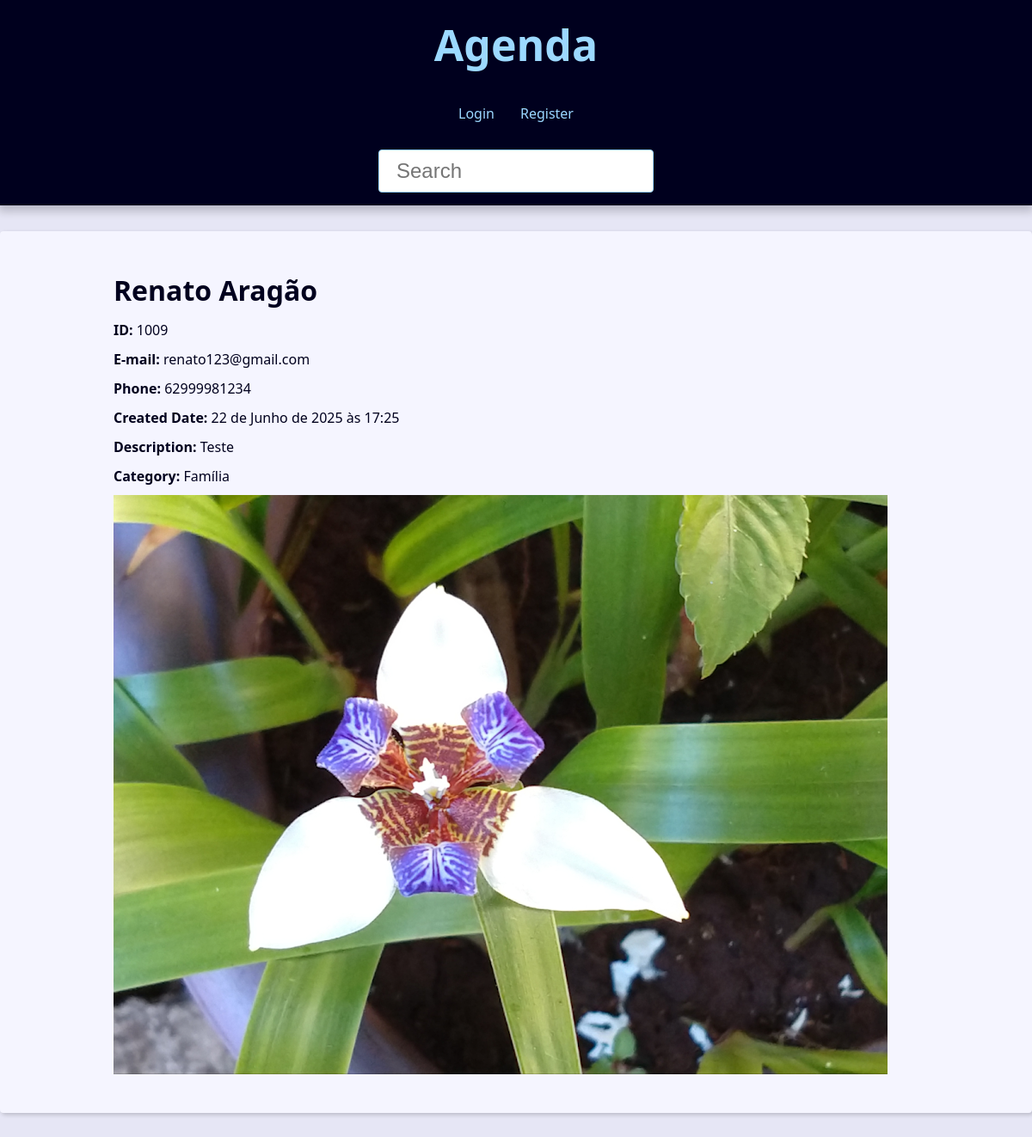
The page /contact/1009/ on the database its author committed.
### contact/models.py (models this page shows, shortened)
class Contact(models.Model):
    first_name = models.CharField(max_length=50)
    last_name = models.CharField(max_length=50, blank=True)
    phone = models.CharField(max_length=50)
    email = models.EmailField(max_length=254, blank=True)
    created_date = models.DateTimeField(default=timezone.now)
    description = models.TextField(blank=True)
    show = models.BooleanField(default=True)
    picture = models.ImageField(blank=True, null=True, upload_to='pictures/%Y/%m/')
    category = models.ForeignKey(
        Category,
        on_delete=models.SET_NULL,
        blank=True, null=True
    )
    owner = models.ForeignKey(
        User,
        on_delete=models.SET_NULL,
        blank=True, null=True
    )

class Category(models.Model):
    class Meta:
        verbose_name = 'Category'
        verbose_name_plural = 'Categories'
    name = models.CharField(max_length=50)

### contact/views/contact_views.py (the view)
# urls.py: path('contact/<int:contact_id>/', views.contact, name='contact'),
def contact(request, contact_id):
    single_contact = get_object_or_404(
        Contact, pk=contact_id, show=True
    )
    site_title = f'{single_contact.first_name} {single_contact.last_name} - '
    context = {
        'contact': single_contact,
        'site_title': site_title
    }
    return render(
        request,
        'contact/contact.html',
        context
    )

### contact/templates/contact/contact.html (shortened to what this page needs)
{% extends 'global/base.html' %}
{% block content %}
  <div class="single-contact">
    <h1 class="single-contact-name">
      {{ contact.first_name }} {{ contact.last_name }}
    </h1>
    <p><b>ID:</b> {{ contact.id }}</p>
    <p><b>E-mail:</b> {{ contact.email }}</p>
    <p><b>Phone:</b> {{ contact.phone }}</p>
    <p><b>Created Date:</b> {{ contact.created_date }}</p>
    <p><b>Description:</b> {{ contact.description }}</p>
    <p><b>Category:</b> {{ contact.category.name }}</p>
    {% if contact.picture %}
      <p>
        <img src="{{ contact.picture.url }}" alt="{{ contact.first_name }} {{ contact.last_name }}">
      </p>
    {% endif %}
{% endblock content %}

### base_static/global/css/style.css (style rules this page uses)
:root { --spacing: 1.5rem; --link-dark-color: rgb(0, 83, 134); --link-light-color: rgb(156, 217, 255); --clr-white: rgb(245, 245, 255); --clr-black: rgb(0, 0, 30); --clr-light-gray: rgb(230, 230, 245); --clr-dark-shadow-5: rgba(0, 0, 10, 5%); --clr-dark-shadow-10: rgba(0, 0, 10, 10%); --clr-dark-shadow-20: rgba(0, 0, 10, 20%); --clr-light-shadow-5: rgba(200, 200, 255, 5%); --clr-light-shadow-10: rgba(200, 200, 255, 10%); --clr-light-shadow-20: rgba(200, 200, 255, 20%); --main-page-width: 120rem; --table-min-width: 60rem; --biggest-font-size: 5rem; --bigger-font-size: 4rem; --big-font-size: 3.2rem; --medium-font-size: 2.4rem; --small-font-size: 1.6rem; --smaller-font-size: 1.4rem; --smallest-font-size: 1.2rem; --transition-fast: 300ms; --transition-medium: 600ms; --transition-slow: 1s; --default-border-radius: 4px; }
*, *::before, *::after { margin: 0; padding: 0; box-sizing: border-box; }
html { font-size: 62.5%; }
body { font-family: system-ui, -apple-system, BlinkMacSystemFont, 'Segoe UI', Roboto, Oxygen, Ubuntu, Cantarell, 'Open Sans', 'Helvetica Neue', sans-serif; line-height: 1.5; font-size: var(--small-font-size); color: var(--clr-black); -webkit-font-smoothing: antialiased; background: var(--clr-light-gray); }
img, svg { display: block; max-width: 100%; }
@media (min-width: 600px) { .single-contact { max-width: 80%; margin: calc(var(--spacing) * 2) auto; } }
.single-contact h1 { margin: 1rem 0; }
.single-contact p { margin: 1rem 0; }

### rows shown on the page
Contact: first_name "Renato", last_name "Aragão", id "1009", email "renato123@gmail.com", phone "62999981234", created_date "22 de Junho de 2025 às 17:25", description "Teste", category.name "Família", picture (picture)
